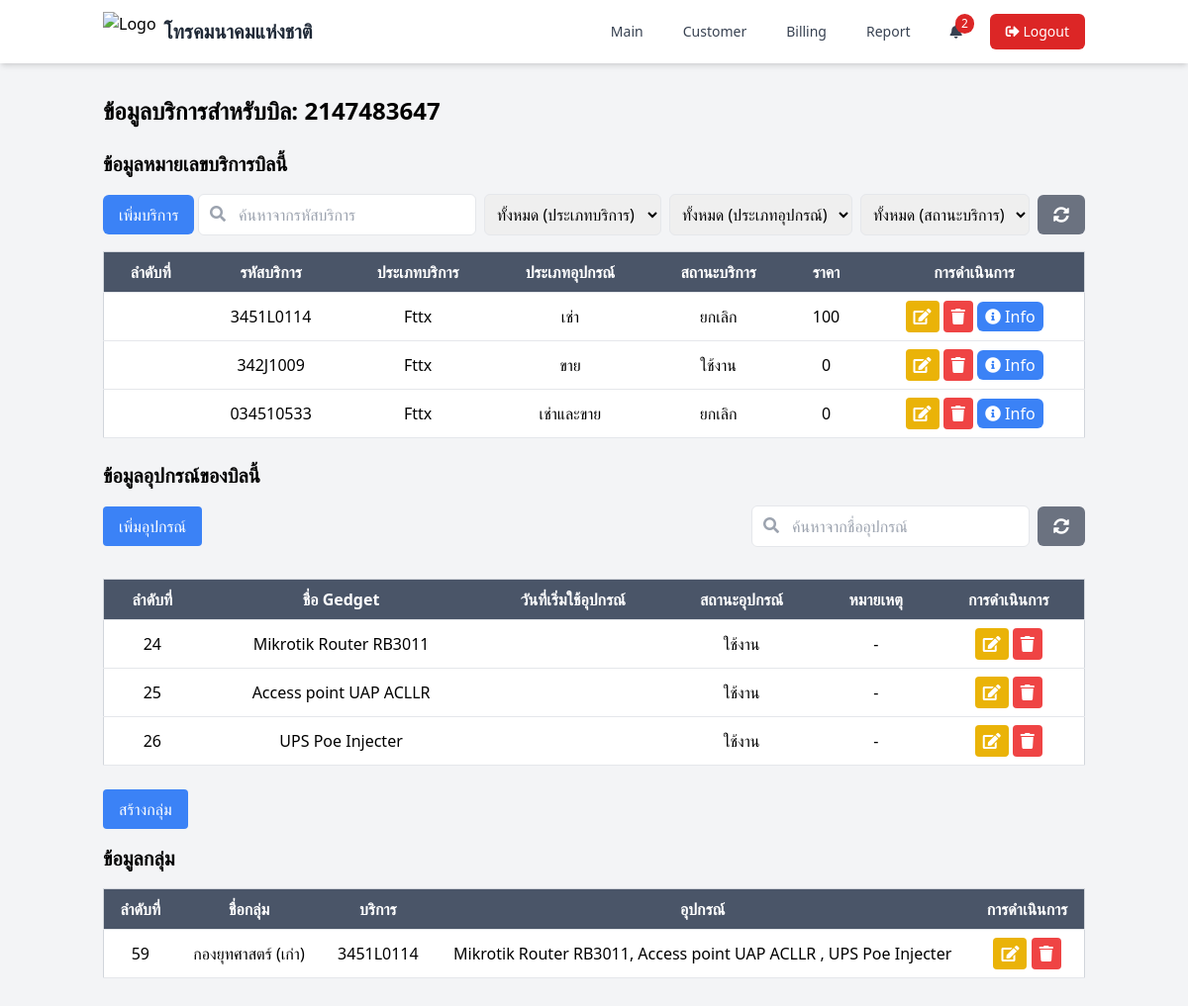
Before: /page/service_bill.php?id_bill=15 (signed in) with the older database file.
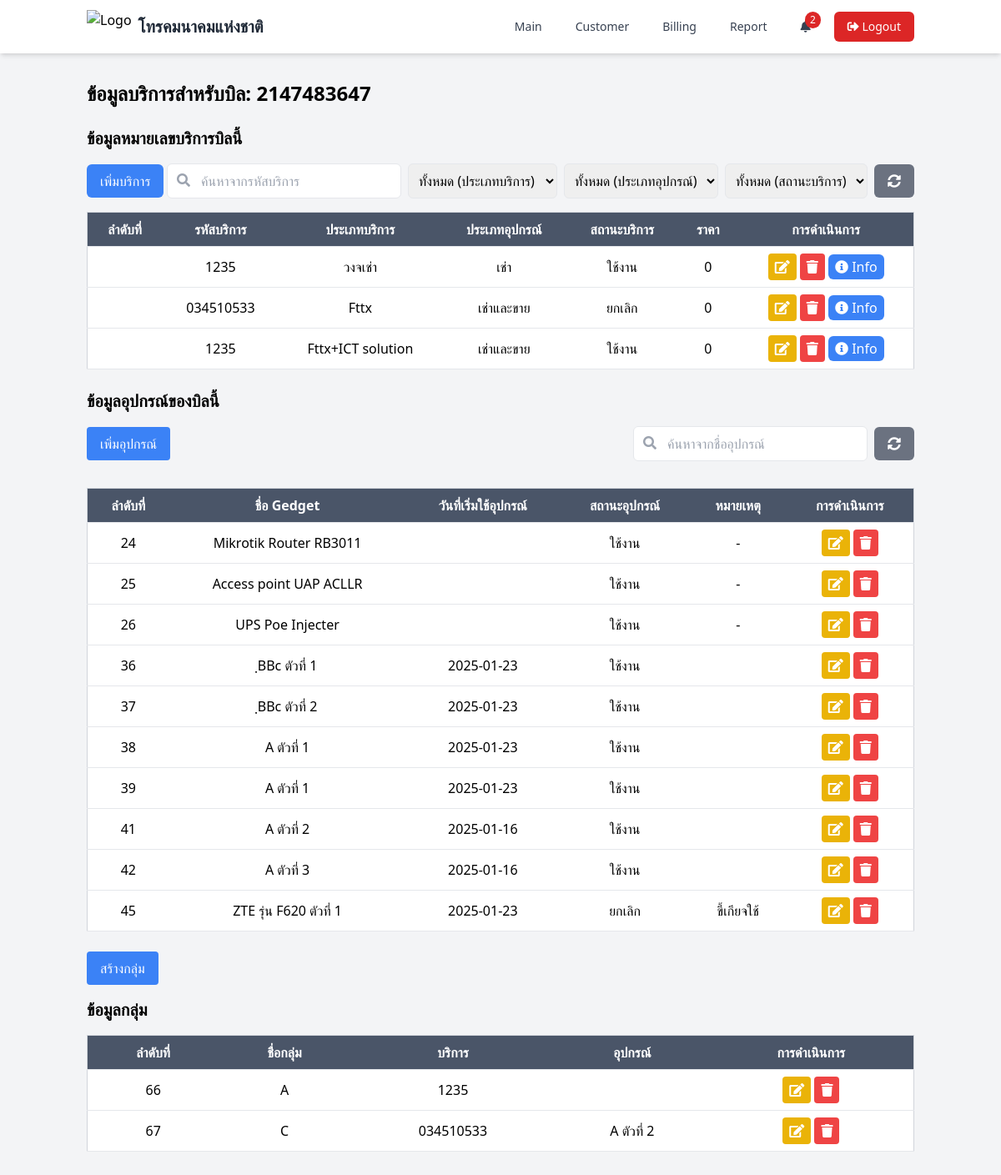
After: the same page with the newer database file.
### tables this page shows
CREATE TABLE `service_customer` (
  `id_service` int(11) NOT NULL,
  `code_service` varchar(20) DEFAULT NULL,
  `type_service` enum('Fttx','Fttx+ICT solution','Fttx 2+ICT solution','SI service','วงจเช่า','IP phone','Smart City','WiFi','อื่นๆ') DEFAULT NULL,
  `type_gadget` enum('เช่า','ขาย','เช่าและขาย') DEFAULT NULL,
  `status_service` enum('ใช้งาน','ยกเลิก') DEFAULT NULL,
  `id_bill` int(11) DEFAULT NULL,
  `create_at` date DEFAULT NULL,
  `update_at` date DEFAULT NULL
);

CREATE TABLE `gedget` (
  `id_gedget` int(11) NOT NULL,
  `name_gedget` varchar(100) DEFAULT NULL,
  `id_bill` int(11) NOT NULL,
  `create_at` date DEFAULT NULL,
  `status_gedget` enum('ใช้งาน','ยกเลิก') DEFAULT 'ใช้งาน',
  `note` text DEFAULT NULL
);

CREATE TABLE `group_service` (
  `id_group` int(11) NOT NULL,
  `id_bill` int(11) NOT NULL,
  `group_name` varchar(100) DEFAULT NULL
);

### page/service_bill.php (the view, shortened to what the changed rows need)
<?php
require_once '../function/functions.php';
$id_bill = isset($_GET['id_bill']) ? intval($_GET['id_bill']) : 0;
if ($id_bill > 0) {
    $sql = "SELECT * FROM bill_customer WHERE id_bill = ?";
    $stmt = $conn->prepare($sql);
    $stmt->bind_param("i", $id_bill);
    $stmt->execute();
    $result = $stmt->get_result();
    $bill = $result->fetch_assoc();
    $sql = "SELECT * FROM service_customer WHERE id_bill = ?";
    $stmt = $conn->prepare($sql);
    $stmt->bind_param("i", $id_bill);
    $stmt->execute();
    $services = $stmt->get_result()->fetch_all(MYSQLI_ASSOC);
    $sql = "SELECT * FROM gedget WHERE id_bill = ?";
    $stmt = $conn->prepare($sql);
    $stmt->bind_param("i", $id_bill);
    $stmt->execute();
    $gedgets = $stmt->get_result()->fetch_all(MYSQLI_ASSOC);
    $sql = "SELECT * FROM service_customer WHERE id_bill = ?";
    $stmt = $conn->prepare($sql);
    $stmt->bind_param("i", $id_bill);
    $stmt->execute();
    $services = $stmt->get_result()->fetch_all(MYSQLI_ASSOC);
    $sql = "SELECT * FROM gedget WHERE id_bill = ?";
    $stmt = $conn->prepare($sql);
    $stmt->bind_param("i", $id_bill);
    $stmt->execute();
    $gedgets = $stmt->get_result()->fetch_all(MYSQLI_ASSOC);
    $sql = "SELECT sc.id_service, sc.code_service, sc.type_service, sc.type_gadget, sc.status_service,
    COALESCE(SUM(o.mainpackage_price + o.ict_price), 0) AS total_price
    FROM service_customer sc
    LEFT JOIN package_list pl ON sc.id_service = pl.id_service AND pl.status_package = 'ใช้งาน'
    LEFT JOIN product_list pr ON pl.id_package = pr.id_package AND pr.status_product = 'ใช้งาน'
    LEFT JOIN overide o ON pr.id_product = o.id_product
    WHERE sc.id_bill = ?
    GROUP BY sc.id_service";
    $stmt = $conn->prepare($sql);
    $stmt->bind_param("i", $id_bill);
    $stmt->execute();
    $services = $stmt->get_result()->fetch_all(MYSQLI_ASSOC);
} else {
    header('Location: bill.php');
    exit;
}
?>
<!DOCTYPE html>
<html lang="en">
<head>
    <script src="https://cdn.tailwindcss.com"></script>
    <link rel="stylesheet" type="text/css" href="https://cdn.datatables.net/1.11.5/css/jquery.dataTables.css">
    <link rel="stylesheet" href="https://cdnjs.cloudflare.com/ajax/libs/font-awesome/5.15.4/css/all.min.css">
</head>
<body class="bg-gray-100">
    <?php include './components/navbar.php'; ?>
    <div class="container mx-auto px-4 py-8">
        <h1 class="text-2xl font-bold mb-4">ข้อมูลบริการสำหรับบิล: <?php echo htmlspecialchars($bill['number_bill']); ?></h1>
        <div class="mt-6">
            <h2 class="text-xl font-bold mb-4">ข้อมูลหมายเลขบริการบิลนี้</h2>
            <table id="serviceTable" class="common-table min-w-full bg-white border border-gray-300">
                <thead>
                    <tr>
                        <th class="py-2 px-4 border-b">ลำดับที่</th>
                        <th class="py-2 px-4 border-b">รหัสบริการ</th>
                        <th class="py-2 px-4 border-b">ประเภทบริการ</th>
                        <th class="py-2 px-4 border-b">ประเภทอุปกรณ์</th>
                        <th class="py-2 px-4 border-b">สถานะบริการ</th>
                        <th class="py-2 px-4 border-b">ราคา</th>
                        <th class="py-2 px-4 border-b">การดำเนินการ</th>
                    </tr>
                </thead>
                <tbody>
                    <?php if (!empty($services)): ?>
                        <?php foreach ($services as $service): ?>
                            <tr>
                                <td class="py-2 px-4 border-b text-center"></td>
                                <td class="py-2 px-4 border-b text-center"><?php echo htmlspecialchars($service['code_service']); ?></td>
                                <td class="py-2 px-4 border-b text-center"><?php echo htmlspecialchars($service['type_service']); ?></td>
                                <td class="py-2 px-4 border-b text-center"><?php echo htmlspecialchars($service['type_gadget']); ?></td>
                                <td class="py-2 px-4 border-b text-center"><?php echo htmlspecialchars($service['status_service']); ?></td>
                                <td class="py-2 px-4 border-b text-center"><?php echo htmlspecialchars($service['total_price'] ?? '0'); ?></td>
                                <td class="py-2 px-4 border-b text-center">
                                    <button onclick="openModal('service', <?php echo $service['id_service']; ?>)" class="bg-yellow-500 text-white px-2 py-1 rounded"> <i class="fas fa-edit"></i></button>
                                    <button onclick="deleteItem('service', <?php echo $service['id_service']; ?>)" class="bg-red-500 text-white px-2 py-1 rounded"><i class="fas fa-trash"></i></button>
                                    <a href="service_detail.php?id_service=<?php echo $service['id_service']; ?>" class="bg-blue-500 text-white px-2 py-1 rounded-md">
                                        <i class="fas fa-info-circle"></i> Info
                                    </a>
                                </td>
                            </tr>
                        <?php endforeach; ?>
                    <?php else: ?>
                        <tr>
                            <td colspan="7" class="py-2 px-4 border-b text-center">ไม่มีข้อมูลบริการ</td>
                        </tr>
                    <?php endif; ?>
                </tbody>
            </table>
        </div>
        <div class="mt-6">
            <h2 class="text-xl font-bold mb-4">ข้อมูลอุปกรณ์ของบิลนี้</h2>
            <table id="gedgetTable" class="common-table min-w-full bg-white border border-gray-300">
                <thead>
                    <tr>
                        <th class="py-2 px-4 border-b">ลำดับที่</th>
                        <th class="py-2 px-4 border-b">ชื่อ Gedget</th>
                        <th class="py-2 px-4 border-b">วันที่เริ่มใช้อุปกรณ์</th>
                        <th class="py-2 px-4 border-b">สถานะอุปกรณ์</th>
                        <th class="py-2 px-4 border-b">หมายเหตุ</th>
                        <th class="py-2 px-4 border-b">การดำเนินการ</th>
                    </tr>
                </thead>
                <tbody>
                    <?php if (!empty($gedgets)): ?>
                        <?php foreach ($gedgets as $gedget): ?>
                            <tr>
                                <td class="py-2 px-4 border-b text-center"><?php echo $gedget['id_gedget']; ?></td>
                                <td class="py-2 px-4 border-b text-center"><?php echo htmlspecialchars($gedget['name_gedget']); ?></td>
                                <td class="py-2 px-4 border-b text-center"><?php echo htmlspecialchars($gedget['create_at']); ?></td>
                                <td class="py-2 px-4 border-b text-center"><?php echo htmlspecialchars($gedget['status_gedget']); ?></td>
                                <td class="py-2 px-4 border-b text-center"><?php echo $gedget['note'] !== null ? htmlspecialchars($gedget['note']) : '-'; ?></td>
                                <td class="py-2 px-4 border-b text-center">
                                    <button onclick="openModal('gedget', <?php echo $gedget['id_gedget']; ?>)" class="bg-yellow-500 text-white px-2 py-1 rounded"> <i class="fas fa-edit"></i></button>
                                    <button onclick="deleteItem('gedget', <?php echo $gedget['id_gedget']; ?>)" class="bg-red-500 text-white px-2 py-1 rounded"><i class="fas fa-trash"></i></button>
                                </td>
                            </tr>
                        <?php endforeach; ?>
                    <?php else: ?>
                        <tr>
                            <td colspan="4" class="py-2 px-4 border-b text-center">ไม่มีข้อมูล Gedget</td>
                        </tr>
                    <?php endif; ?>
                </tbody>
            </table>
        </div>
        <div class="mt-6">
            <h2 class="text-xl font-bold mb-4">ข้อมูลกลุ่ม</h2>
            <table id="groupTable" class="common-table min-w-full bg-white border border-gray-300">
                <thead>
                    <tr>
                        <th class="py-2 px-4 border-b">ลำดับที่</th>
                        <th class="py-2 px-4 border-b">ชื่อกลุ่ม</th>
                        <th class="py-2 px-4 border-b">บริการ</th>
                        <th class="py-2 px-4 border-b">อุปกรณ์</th>
                        <th class="py-2 px-4 border-b">การดำเนินการ</th>
                    </tr>
                </thead>
                <tbody>
                    <?php
                    $sql = "SELECT * FROM group_service WHERE id_bill = ?";
                    $stmt = $conn->prepare($sql);
                    $stmt->bind_param("i", $id_bill);
                    $stmt->execute();
                    $groups = $stmt->get_result()->fetch_all(MYSQLI_ASSOC);
                    if (!empty($groups)): ?>
                        <?php foreach ($groups as $group): ?>
                            <?php
                            $sql = "SELECT * FROM group_servicedetail WHERE id_group = ?";
                            $stmt = $conn->prepare($sql);
                            $stmt->bind_param("i", $group['id_group']);
                            $stmt->execute();
                            $groupDetails = $stmt->get_result()->fetch_all(MYSQLI_ASSOC);
                            $servicesInGroup = [];
                            $gedgetsInGroup = [];
                            foreach ($groupDetails as $detail) {
                                if ($detail['id_service']) {
                                    $sql = "SELECT * FROM service_customer WHERE id_service = ?";
                                    $stmt = $conn->prepare($sql);
                                    $stmt->bind_param("i", $detail['id_service']);
                                    $stmt->execute();
                                    $service = $stmt->get_result()->fetch_assoc();
                                    if ($service) {
                                        $servicesInGroup[] = $service['code_service'];
                                    }
                                }
                                if ($detail['id_gedget']) {
                                    $sql = "SELECT * FROM gedget WHERE id_gedget = ?";
                                    $stmt = $conn->prepare($sql);
                                    $stmt->bind_param("i", $detail['id_gedget']);
                                    $stmt->execute();
                                    $gedget = $stmt->get_result()->fetch_assoc();
                                    if ($gedget) {
                                        $gedgetsInGroup[] = $gedget['name_gedget'];
                                    }
                                }
                            }
                            ?>
                            <tr>
                                <td class="py-2 px-4 border-b text-center"><?php echo $group['id_group']; ?></td>
                                <td class="py-2 px-4 border-b text-center"><?php echo htmlspecialchars($group['group_name']); ?></td>
                                <td class="py-2 px-4 border-b text-center"><?php echo implode(', ', $servicesInGroup); ?></td>
                                <td class="py-2 px-4 border-b text-center"><?php echo implode(', ', $gedgetsInGroup); ?></td>
                                <td class="py-2 px-4 border-b text-center">
                                    <button onclick="openModal('group', <?php echo $group['id_group']; ?>)" class="bg-yellow-500 text-white px-2 py-1 rounded"> <i class="fas fa-edit"></i></button>
                                    <button onclick="deleteItem('group', <?php echo $group['id_group']; ?>)" class="bg-red-500 text-white px-2 py-1 rounded"><i class="fas fa-trash"></i></button>
                                </td>
                            </tr>
                        <?php endforeach; ?>
                    <?php else: ?>
                        <tr>
                            <td colspan="5" class="py-2 px-4 border-b text-center">ไม่มีข้อมูลกลุ่ม</td>
                        </tr>
                    <?php endif; ?>
                </tbody>
            </table>
        </div>
    </div>
</body>
</html>

Changed rows visible on the page:
removed service_customer: code_service "342J1009", type_service "Fttx", type_gadget "ขาย", status_service "ใช้งาน", total_price "0"
removed group_service: id_group "59", group_name "กองยุทศาสตร์ (เก่า)", servicesInGroup "3451L0114", gedgetsInGroup "Mikrotik Router RB3011, Access point UAP ACLLR , UPS Poe Injecter"
changed service_customer "เช่า": code_service "3451L0114" → "1235"; type_service "Fttx" → "วงจเช่า"; status_service "ยกเลิก" → "ใช้งาน"; total_price "100" → "0"
added service_customer: code_service "1235", type_service "Fttx+ICT solution", type_gadget "เช่าและขาย", status_service "ใช้งาน", total_price "0"
added gedget: id_gedget "36", name_gedget "ฺฺBBc ตัวที่ 1", create_at "2025-01-23", status_gedget "ใช้งาน"
added gedget: id_gedget "37", name_gedget "ฺฺBBc ตัวที่ 2", create_at "2025-01-23", status_gedget "ใช้งาน"
added gedget: id_gedget "38", name_gedget "A ตัวที่ 1", create_at "2025-01-23", status_gedget "ใช้งาน"
added gedget: id_gedget "39", name_gedget "A ตัวที่ 1", create_at "2025-01-23", status_gedget "ใช้งาน"
added gedget: id_gedget "41", name_gedget "A ตัวที่ 2", create_at "2025-01-16", status_gedget "ใช้งาน"
added gedget: id_gedget "42", name_gedget "A ตัวที่ 3", create_at "2025-01-16", status_gedget "ใช้งาน"
added gedget: id_gedget "45", name_gedget "ZTE รุ่น F620 ตัวที่ 1", create_at "2025-01-23", status_gedget "ยกเลิก", note "ขี้เกียจใช้"
added group_service: id_group "66", group_name "A", servicesInGroup "1235"
added group_service: id_group "67", group_name "C", servicesInGroup "034510533", gedgetsInGroup "A ตัวที่ 2"
